Frame 1 (no input): blank canvas, image omitted
Frame 60 (the mouse pressed at the canvas centre just before this capture): blank canvas, image omitted
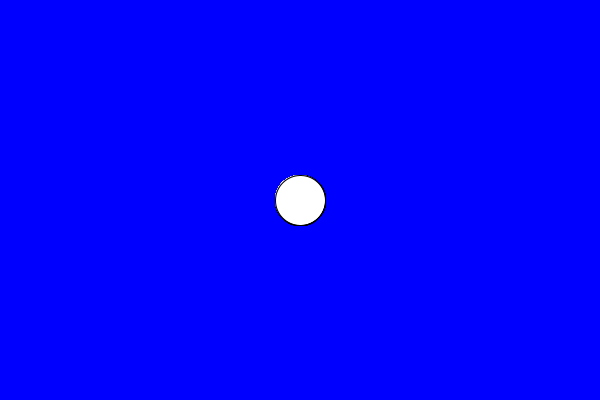
Frame 120 (the mouse held since frame 60 and released just before this capture)

The Processing sketch whose frames 1 and 60 were blank and that drew this single picture after the mouse press (run headless with seeded random() and noise(); from frame 60 on, the mouse is pressed at the canvas centre):

// Processing sketch: processing_83617
// ── processing_83617.pde



void setup() {

  size(600, 400);
  background(0, 0, 255);
}

void draw() {

  if (mousePressed) {
    stroke(0);
    //draw a circle at the mouse position
    ellipse(mouseX, mouseY, 50, 50);
  }
}
